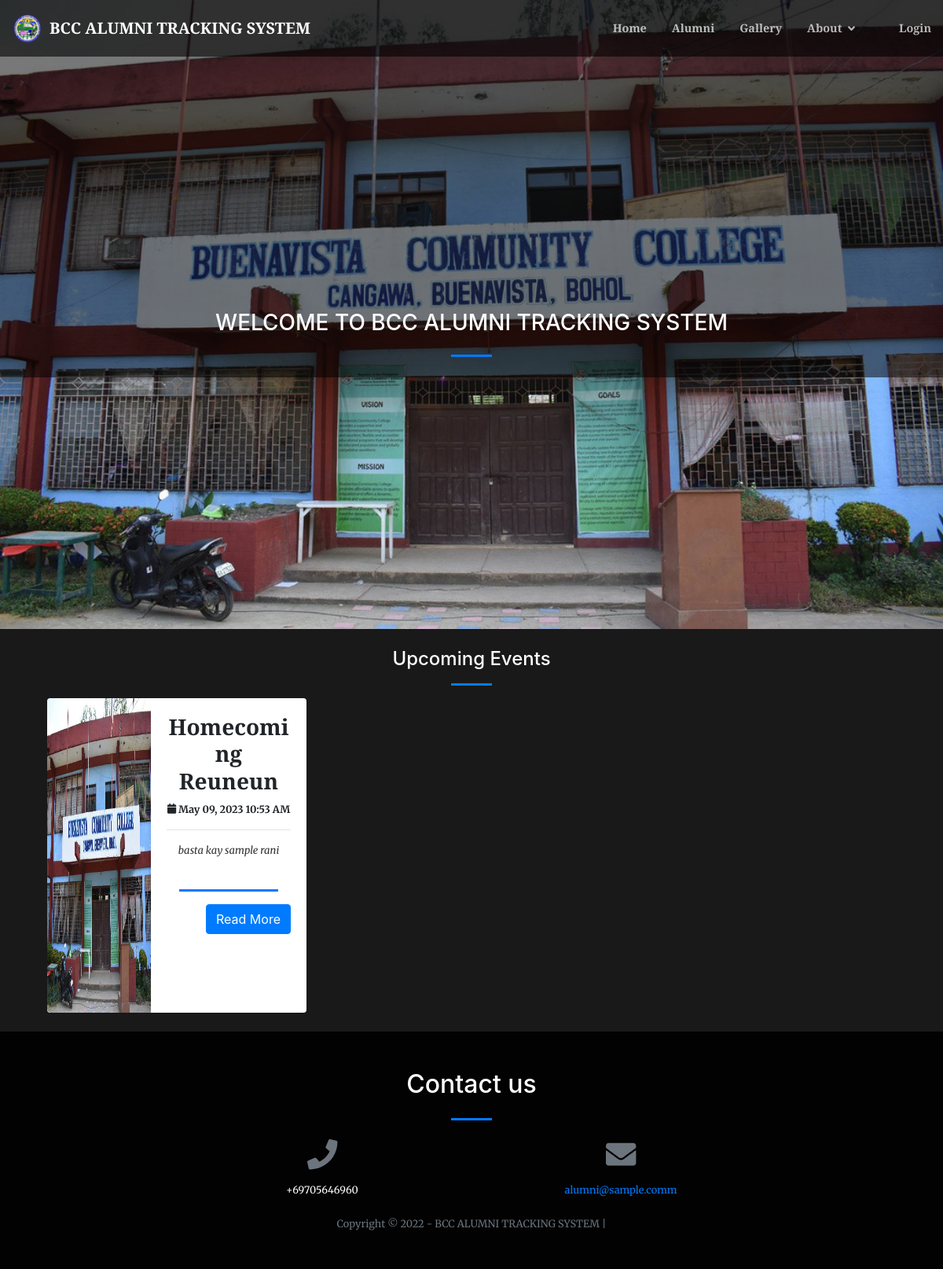
The page / on the database its author committed.
### tables this page shows
CREATE TABLE `events` (
  `id` int(30) NOT NULL,
  `event_id` int(11) NOT NULL,
  `title` varchar(250) NOT NULL,
  `content` text NOT NULL,
  `schedule` datetime NOT NULL,
  `banner` text NOT NULL,
  `date_created` datetime NOT NULL DEFAULT (CURRENT_DATE)
);

### home.php (the view, shortened to what this page needs)
<?php
include 'admin/db_connect.php';
?>
        <header class="masthead" style="height:100vh;">
            <div class="container-fluid h-100">
                <div class="row h-100 align-items-center justify-content-center text-center">
                    <div class="col-lg-8 align-self-center  page-title">
                    	<h3 class="text-white">WELCOME TO <?php echo $_SESSION['system']['name']; ?></h3>
                        <hr class="divider my-4" />
                    </div>
                </div>
            </div>
        </header>
            <div class="container mt-3 pt-2">
                <h4 class="text-center text-white">Upcoming Events</h4>
                <hr class="divider">
                <div class="container-fluid row">
                <?php
                $event = $conn->query("SELECT * FROM events where date_format(schedule,'%Y-%m%-d') >= '".date('Y-m-d')."' order by unix_timestamp(schedule) asc");
                while($row = $event->fetch_assoc()):
                    $trans = get_html_translation_table(HTML_ENTITIES,ENT_QUOTES);
                    unset($trans["\""], $trans["<"], $trans[">"], $trans["<h2"]);
                    $desc = strtr(html_entity_decode($row['content']),$trans);
                    $desc=str_replace(array("<li>","</li>"), array("",","), $desc);
                ?>
                    <div class="col-md-4 col-lg-4">
                        <div class="card event-list" data-id="<?php echo $row['id'] ?>">
                            <div class='banner'>
                                <?php if(!empty($row['banner'])): ?>
                                    <img src="admin/assets/uploads/<?php echo($row['banner']) ?>" alt="">
                                <?php endif; ?>
                            </div>
                            <div class="card-body">
                                <div class="align-items-center justify-content-center text-center h-100">
                                    <div class="">
                                        <h3><b class="filter-txt"><?php echo ucwords($row['title']) ?></b></h3>
                                        <div><small><p><b><i class="fa fa-calendar"></i> <?php echo date("F d, Y h:i A",strtotime($row['schedule'])) ?></b></p></small></div>
                                        <hr>
                                        <larger class="truncate filter-txt"><?php echo strip_tags($desc) ?></larger>
                                        <br>
                                        <hr class="divider"  style="max-width: calc(80%)">
                                        <button class="btn btn-primary float-right read_more" data-id="<?php echo $row['id'] ?>">Read More</button>
                                    </div>
                                </div>
                            </div>
                        </div><br>
                        </div>
                <br>
                <?php endwhile; ?>
                </div>
            </div>

### home.php (style rules this page uses)
.event-list { cursor: pointer; }
.banner { display: flex; justify-content: center; align-items: center; min-height: 26vh; width: calc(30%); }
.banner img { width: calc(100%); height: calc(100%); cursor :pointer; }
.event-list { cursor: pointer; border: unset; flex-direction: inherit; }
.event-list .banner { width: calc(40%) }
.event-list .card-body { width: calc(60%) }
.event-list .banner img { border-top-left-radius: 5px; border-bottom-left-radius: 5px; min-height: 50vh; }
.banner { min-height: calc(100%) }

### rows shown on the page
events: banner (picture), title "Homecoming Reuneun", schedule "May 09, 2023 10:53 AM", content "basta kay sample rani"

### other values the page prints
$_SESSION['system']['name'] "BCC ALUMNI TRACKING SYSTEM"
$_SESSION['system']['contact'] "+69705646960"
$_SESSION['system']['email'] "alumni@sample.comm"
